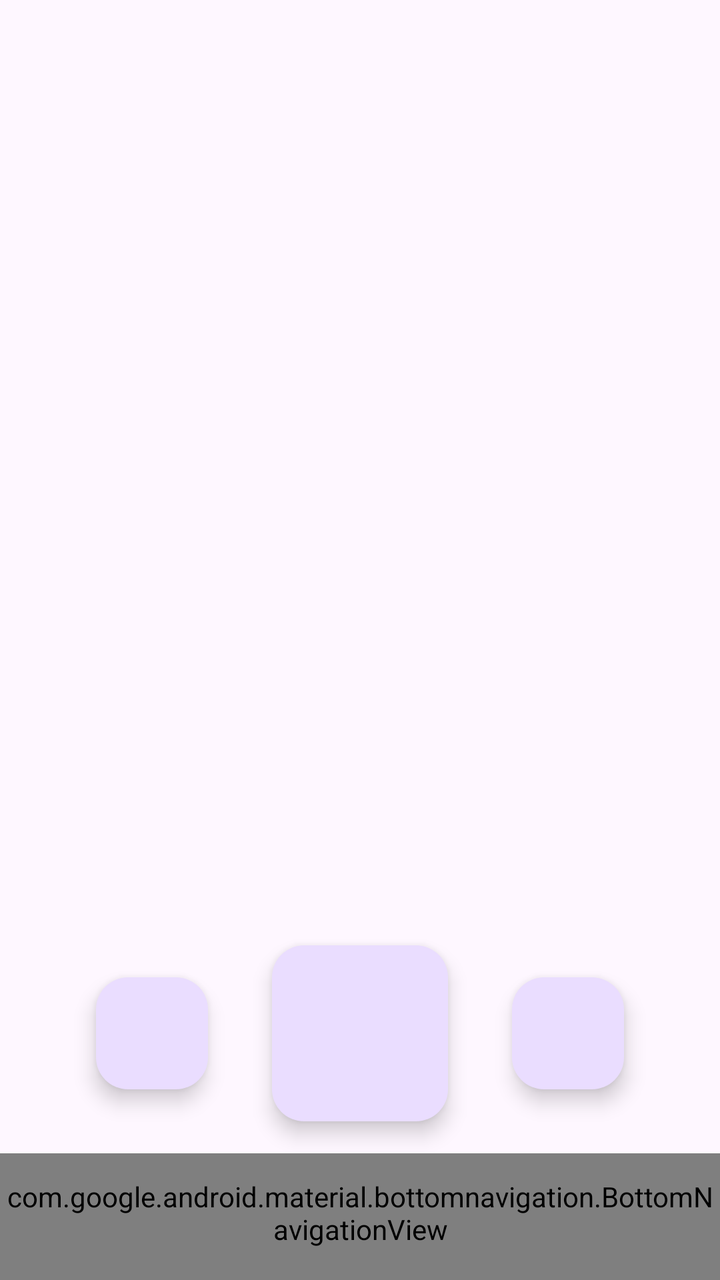
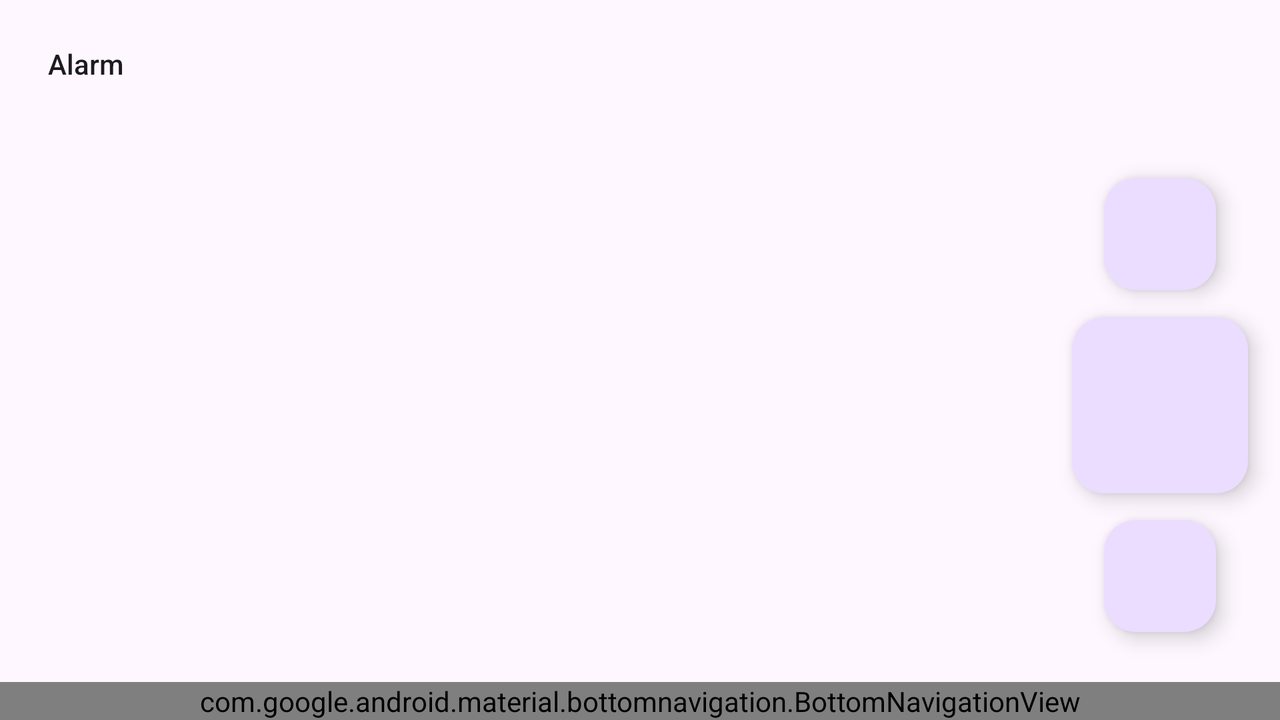

Two renders of one Android screen. The first uses the default layout on a phone; the second uses the alternative layout the repository ships for a different screen configuration, on a matching device. The two XML files are below.
<!-- AndroidManifest.xml: application theme Theme.DeskClock -->
<!-- res/layout/desk_clock.xml -->
<?xml version="1.0" encoding="utf-8"?>
<LinearLayout
    xmlns:android="http://schemas.android.com/apk/res/android"
    xmlns:app="http://schemas.android.com/apk/res-auto"
    xmlns:tools="http://schemas.android.com/tools"
    android:layout_width="match_parent"
    android:layout_height="match_parent"
    android:orientation="vertical"
    app:statusBarBackground="@null"
    android:fitsSystemWindows="true">

    <com.google.android.material.appbar.AppBarLayout
        android:layout_width="match_parent"
        android:layout_height="wrap_content"
        android:background="@null"
        app:elevation="0dp">

        <androidx.appcompat.widget.Toolbar
            android:id="@+id/toolbar"
            android:layout_width="match_parent"
            android:layout_height="wrap_content"
            app:contentInsetStart="0dp"
            tools:ignore="RtlSymmetry"
            android:gravity="center">

            <TextView
                android:id="@+id/title_view"
                android:layout_width="wrap_content"
                android:layout_height="wrap_content"
                android:layout_gravity="start"
                android:layout_marginStart="24dp"
                style="@style/TextAppearance.Title" />

        </androidx.appcompat.widget.Toolbar>
    </com.google.android.material.appbar.AppBarLayout>

    <androidx.coordinatorlayout.widget.CoordinatorLayout
        android:id="@+id/content"
        android:layout_width="match_parent"
        android:layout_height="0dp"
        android:layout_weight="1">

        <FrameLayout
            android:id="@+id/fragment_container"
            android:layout_width="match_parent"
            android:layout_height="match_parent"/>

        <androidx.constraintlayout.widget.ConstraintLayout
            android:id="@+id/fab_container"
            android:layout_width="match_parent"
            android:layout_height="wrap_content"
            android:layout_gravity="bottom"
            android:baselineAligned="false"
            android:orientation="horizontal"
            app:layout_dodgeInsetEdges="bottom"
            app:layout_constraintBottom_toBottomOf="parent"
            app:layout_behavior="@string/appbar_scrolling_view_behavior">

            <com.google.android.material.floatingactionbutton.FloatingActionButton
                android:id="@+id/left_button"
                android:layout_width="wrap_content"
                android:layout_height="wrap_content"
                android:layout_gravity="center"
                android:contentDescription="@null"
                app:layout_constraintBottom_toBottomOf="parent"
                app:layout_constraintEnd_toStartOf="@id/fab"
                app:layout_constraintHorizontal_bias="0.6"
                app:layout_constraintStart_toStartOf="parent"
                app:layout_constraintTop_toTopOf="parent" />

            <com.google.android.material.floatingactionbutton.FloatingActionButton
                android:id="@+id/fab"
                android:layout_width="wrap_content"
                android:layout_height="wrap_content"
                android:layout_gravity="center"
                android:layout_margin="@dimen/fab_margin"
                android:contentDescription="@null"
                app:fabCustomSize="@dimen/fab_height"
                app:layout_constraintBottom_toBottomOf="parent"
                app:layout_constraintEnd_toEndOf="parent"
                app:layout_constraintStart_toStartOf="parent"
                app:layout_constraintTop_toTopOf="parent"/>

            <com.google.android.material.floatingactionbutton.FloatingActionButton
                android:id="@+id/right_button"
                android:layout_width="wrap_content"
                android:layout_height="wrap_content"
                android:layout_gravity="center"
                android:contentDescription="@null"
                app:layout_constraintBottom_toBottomOf="parent"
                app:layout_constraintEnd_toEndOf="parent"
                app:layout_constraintHorizontal_bias="0.4"
                app:layout_constraintStart_toEndOf="@id/fab"
                app:layout_constraintTop_toTopOf="parent"/>
        </androidx.constraintlayout.widget.ConstraintLayout>
    </androidx.coordinatorlayout.widget.CoordinatorLayout>

    <com.google.android.material.bottomnavigation.BottomNavigationView
        android:id="@+id/bottom_view"
        android:layout_width="match_parent"
        android:layout_height="wrap_content"
        android:paddingTop="12dp"
        android:paddingBottom="16dp"
        app:menu="@menu/bottom_navigation_menu"
        app:labelVisibilityMode="labeled" />
</LinearLayout>
<!-- resources referenced by this layout -->
<resources>
  <dimen name="fab_height">88dp</dimen>
  <dimen name="fab_margin">16dp</dimen>
  <style name="TextAppearance.Title" parent="@style/TextAppearance.AppCompat.Widget.ActionBar.Title">
          <item name="android:textSize">22.0sp</item>
      </style>
  <style name="Theme.DeskClock" parent="Theme.Material3.DayNight.NoActionBar">
          <item name="android:colorBackgroundFloating">?attr/colorBackgroundFloating</item>
          <item name="android:navigationBarColor">?android:colorBackground</item>
  
          <item name="android:windowContentOverlay">@null</item>
          <item name="imageButtonStyle">@style/Widget.ImageButton</item>
  
          <item name="alertDialogTheme">@style/AlertDialogTheme</item>
          <item name="snackbarStyle">@style/SnackBarStyle</item>
          <item name="actionBarSize">64dp</item>
      </style>
  <style name="Widget.ImageButton" parent="Widget.AppCompat.ImageButton">
          <item name="android:background">?attr/selectableItemBackgroundBorderless</item>
      </style>
  <style name="AlertDialogTheme" parent="@style/ThemeOverlay.AppCompat.Dialog.Alert">
          <item name="android:background">@drawable/popup_background</item>
          <item name="dialogCornerRadius">28dp</item>
      </style>
  <style name="SnackBarStyle" parent="@style/Widget.MaterialComponents.Snackbar">
          <item name="android:layout_margin">@null</item>
          <item name="android:layout_marginLeft">8.0dip</item>
          <item name="android:layout_marginTop">8.0dip</item>
          <item name="android:layout_marginRight">8.0dip</item>
          <item name="android:layout_marginBottom">8dp</item>
      </style>
</resources>
<!-- res/layout-land/desk_clock.xml (the repository's variant of the layout above) -->
<!-- drawn on the phone turned sideways -->
<?xml version="1.0" encoding="utf-8"?>
<LinearLayout
    xmlns:android="http://schemas.android.com/apk/res/android"
    xmlns:app="http://schemas.android.com/apk/res-auto"
    xmlns:tools="http://schemas.android.com/tools"
    android:layout_width="match_parent"
    android:layout_height="match_parent"
    android:orientation="vertical"
    app:statusBarBackground="@null"
    android:fitsSystemWindows="true">

    <com.google.android.material.appbar.AppBarLayout
        android:layout_width="match_parent"
        android:layout_height="wrap_content"
        android:background="@null"
        app:elevation="0dp">

        <androidx.appcompat.widget.Toolbar
            android:id="@+id/toolbar"
            android:layout_width="match_parent"
            android:layout_height="wrap_content"
            app:contentInsetStart="0dp"
            tools:ignore="RtlSymmetry"
            android:gravity="center">

            <TextView
                android:id="@+id/title_view"
                android:layout_width="wrap_content"
                android:layout_height="wrap_content"
                android:layout_gravity="start"
                style="@style/TextAppearance.AppCompat.Widget.ActionBar.Title"
                android:paddingStart="24dp"
                tools:text="Alarm"/>

        </androidx.appcompat.widget.Toolbar>
    </com.google.android.material.appbar.AppBarLayout>

    <androidx.coordinatorlayout.widget.CoordinatorLayout
        android:id="@+id/content"
        android:layout_width="match_parent"
        android:layout_height="0dp"
        android:layout_weight="1">

    <androidx.constraintlayout.widget.ConstraintLayout
        android:layout_width="match_parent"
        android:layout_height="match_parent">

        <FrameLayout
            android:id="@+id/fragment_container"
            android:layout_width="0dp"
            android:layout_height="match_parent"
            app:layout_constraintStart_toStartOf="parent"
            app:layout_constraintEnd_toStartOf="@id/fab_container" />

        <androidx.constraintlayout.widget.ConstraintLayout
            android:id="@+id/fab_container"
            android:layout_width="@dimen/fab_container_width"
            android:layout_height="match_parent"
            android:baselineAligned="false"
            android:orientation="vertical"
            app:layout_behavior="com.android.deskclock.widget.toast.SnackbarSlidingBehavior"
            app:layout_constraintEnd_toEndOf="parent">

            <com.google.android.material.floatingactionbutton.FloatingActionButton
                android:id="@+id/left_button"
                android:layout_width="wrap_content"
                android:layout_height="wrap_content"
                android:layout_gravity="center"
                android:contentDescription="@null"
                app:layout_constraintBottom_toBottomOf="parent"
                app:layout_constraintEnd_toEndOf="parent"
                app:layout_constraintStart_toStartOf="parent"
                app:layout_constraintTop_toBottomOf="@+id/fab"
                app:layout_constraintVertical_bias="0.35" />

            <com.google.android.material.floatingactionbutton.FloatingActionButton
                android:id="@+id/fab"
                android:layout_width="wrap_content"
                android:layout_height="wrap_content"
                android:layout_gravity="center"
                android:layout_margin="@dimen/fab_margin"
                android:contentDescription="@null"
                app:borderWidth="0dp"
                app:fabCustomSize="@dimen/fab_height"
                app:layout_constraintBottom_toBottomOf="parent"
                app:layout_constraintEnd_toEndOf="parent"
                app:layout_constraintStart_toStartOf="parent"
                app:layout_constraintTop_toTopOf="parent" />

            <com.google.android.material.floatingactionbutton.FloatingActionButton
                android:id="@+id/right_button"
                android:layout_width="wrap_content"
                android:layout_height="wrap_content"
                android:layout_gravity="center"
                android:contentDescription="@null"
                app:layout_constraintBottom_toTopOf="@+id/fab"
                app:layout_constraintEnd_toEndOf="parent"
                app:layout_constraintStart_toStartOf="parent"
                app:layout_constraintTop_toTopOf="parent"
                app:layout_constraintVertical_bias="0.65" />

        </androidx.constraintlayout.widget.ConstraintLayout>

    </androidx.constraintlayout.widget.ConstraintLayout>

    </androidx.coordinatorlayout.widget.CoordinatorLayout>

    <com.google.android.material.bottomnavigation.BottomNavigationView
        android:id="@+id/bottom_view"
        android:layout_width="match_parent"
        android:layout_height="wrap_content"
        app:menu="@menu/bottom_navigation_menu"
        app:labelVisibilityMode="labeled" />

</LinearLayout>
<!-- resources referenced by the variant -->
<!-- as the phone turned sideways resolves them -->
<resources>
  <dimen name="fab_container_width">0dp</dimen>
  <dimen name="fab_height">88dp</dimen>
  <dimen name="fab_margin">16dp</dimen>
  <style name="Theme.DeskClock" parent="Theme.Material3.DayNight.NoActionBar">
          <item name="android:colorBackgroundFloating">?attr/colorBackgroundFloating</item>
          <item name="android:navigationBarColor">?android:colorBackground</item>
  
          <item name="android:windowContentOverlay">@null</item>
          <item name="imageButtonStyle">@style/Widget.ImageButton</item>
  
          <item name="alertDialogTheme">@style/AlertDialogTheme</item>
          <item name="snackbarStyle">@style/SnackBarStyle</item>
          <item name="actionBarSize">64dp</item>
      </style>
  <style name="Widget.ImageButton" parent="Widget.AppCompat.ImageButton">
          <item name="android:background">?attr/selectableItemBackgroundBorderless</item>
      </style>
  <style name="AlertDialogTheme" parent="@style/ThemeOverlay.AppCompat.Dialog.Alert">
          <item name="android:background">@drawable/popup_background</item>
          <item name="dialogCornerRadius">28dp</item>
      </style>
  <style name="SnackBarStyle" parent="@style/Widget.MaterialComponents.Snackbar">
          <item name="android:layout_margin">@null</item>
          <item name="android:layout_marginLeft">8.0dip</item>
          <item name="android:layout_marginTop">8.0dip</item>
          <item name="android:layout_marginRight">8.0dip</item>
          <item name="android:layout_marginBottom">8dp</item>
      </style>
</resources>
